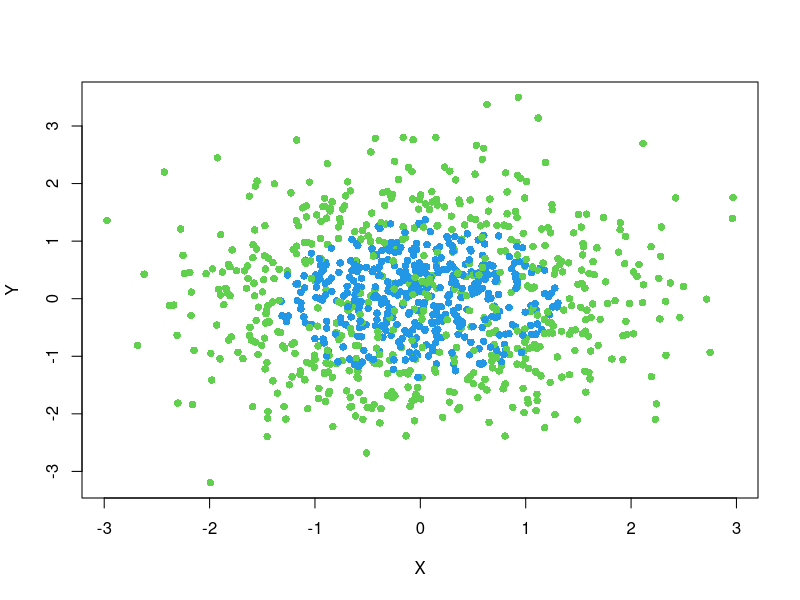
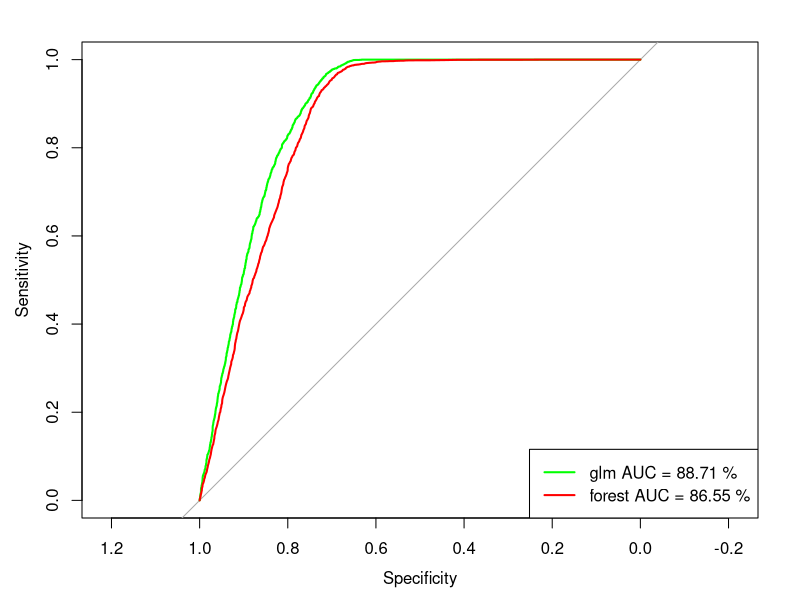
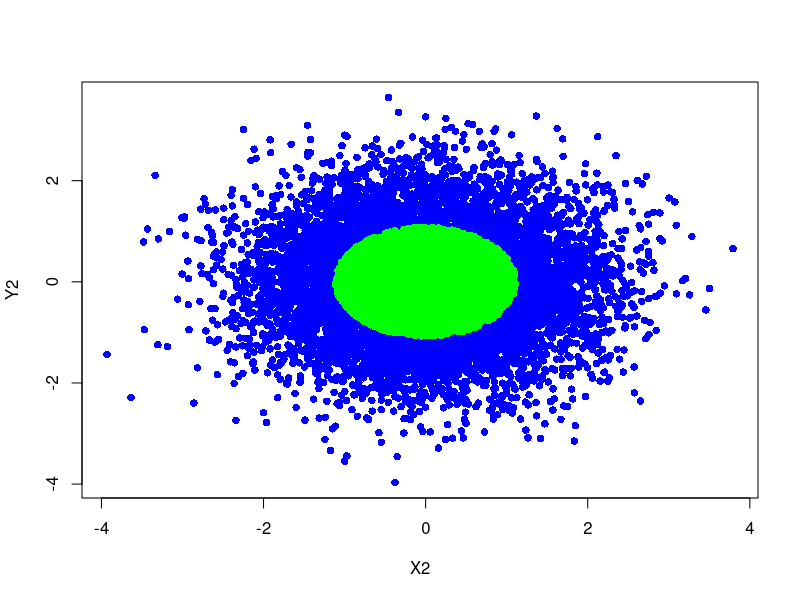

R code for these plots, in order:
#ЗАДАЧА 1
#Возьмите начало скрипта из этого документа после условий задачи. Вы знаете Х, Y и целевую переменную Z. Познакомьтесь со способом визуализации дискретных переменных.
#a) Предположим, вы угадали форму зависимости от X и Y. Обучите на их квадратах логрегрессию на Z
#b) Предположим, вы не собираетесь угадывать зависимости. Обучите лес на сырых X иY
#c) Вычислите и сравните аук-роки обеих моделей
#d) Придумайте, как нарисовать предсказания. Подсказка: используйте рок-кривую

library(pROC)
library(randomForest)
set.seed(7)
X=rnorm(1000) 
Y=rnorm(1000) 
E=rnorm(1000) 
Z=as.numeric(X^2+Y^2+E^2<2)
X_test=rnorm(1e4)
Y_test=rnorm(1e4)
E_test=rnorm(1e4) 
Z_test=as.numeric(X_test^2+Y_test^2+E_test^2<2)
plot(X,Y,col=Z+3,pch=16)

df_train=data.frame(Z,X,Y)
df_test=data.frame(Z_test,X_test,Y_test)
colnames(df_test)=c("Z","X","Y")

X2=X*X
Y2=Y*Y
Z2=Z
df_train_glm=data.frame(Z2,X2,Y2)
X2=X_test*X_test
Y2=Y_test*Y_test
Z2=Z_test
df_test_glm=data.frame(Z2,X2,Y2)


mod_glm=glm(Z2~., data = df_train_glm, family = binomial(link = "logit"))
pred_glm=predict(mod_glm, newdata = as.data.frame(df_test_glm) ,type = "response")
model_roc_glm=roc(predictor = pred_glm, response = df_test_glm$Z2)
plot(model_roc_glm, col="green")

mod_forest=randomForest(factor(Z)~.,data = df_train) 
pred_forest=predict(mod_forest, newdata=as.data.frame(df_test), type = "prob")
model_roc_forest=roc(predictor=pred_forest[,1], response = df_test$Z)
plot(model_roc_forest,add=TRUE, col="red")

model_roc_forest$auc #0.8655
model_roc_glm$auc #0.8871
legend("bottomright",legend=c("glm AUC = 88.71 %","forest AUC = 86.55 %"),col=c("green","red"),lwd=2)


th=model_roc_glm$thresholds
s=model_roc_glm$sensitivities
sp=model_roc_glm$specificities
min_ind=which.min(abs(s-sp))
optimal_th=th[min_ind]
ind=which(model_roc_glm$predictor > optimal_th)
X1=X_test[ind]
X2=X_test[-ind]
Y1=Y_test[ind]
Y2=Y_test[-ind]
plot(X2,Y2,col="blue",pch=16)
points(X1,Y1,col="green",pch=16)


